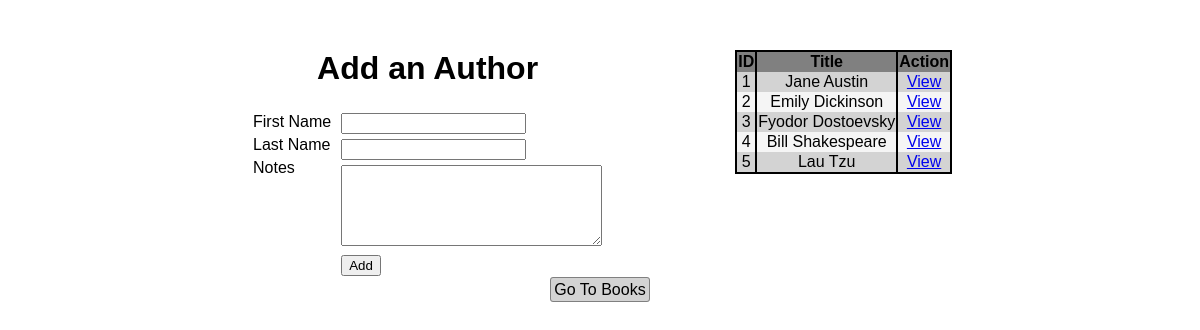
Before: /addAuthor with the older database file.
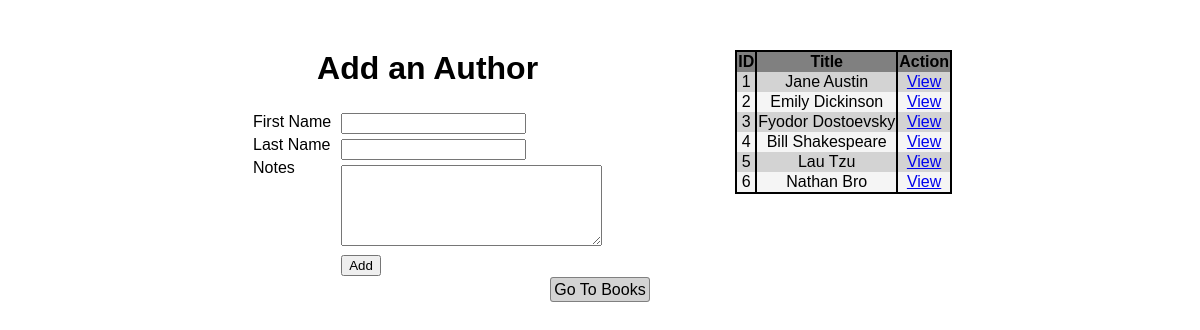
After: the same page with the newer database file.
### bookAuthorApp/models.py (models this page shows)
class authors(models.Model):
    firstName = models.CharField(max_length=45)
    lastName = models.CharField(max_length=45)
    books = models.ManyToManyField(books, related_name="author")
    notes = models.TextField()
    createdAt = models.DateTimeField(auto_now_add=True)
    updatedAt = models.DateTimeField(auto_now=True)

### bookAuthorApp/views.py (the view)
# urls.py: path('addAuthor', views.addAuthor),
def addAuthor(request):
    context = {
        "authors" : authors.objects.all()
    }
    return render(request, "addAuthor.html", context)

### bookAuthorApp/templates/addAuthor.html (shortened to what this page needs)
<!DOCTYPE html>
<html lang="en">
<head>
    {% load static %}
    <link rel="stylesheet" href="{% static 'style.css' %}">
</head>
<body>
    <div id="header">
        <div id="addAuthor">
            <h1>Add an Author</h1>
            <div class="content">
                <div class="column">
                    <p>First Name</p>
                    <p>Last Name</p>
                    <p>Notes</p>
                </div>
                <div class="column">
                    <form action="/authorAdd" method="post">
                        <p><input type="text" name="firstName"></p>
                        <p><input type="text" name="lastName"></p>
                        <p><textarea name="note" cols="30" rows="5"></textarea></p>
                        <p><button type="submit">Add</button></p>
                    </form>
                </div>
            </div>
        </div>
        <div>
            <table>
                <tr>
                    <th>ID</th>
                    <th>Title</th>
                    <th>Action</th>
                </tr>
                {% for author in authors %}
                <tr>
                    <td>{{author.id}}</td>
                    <td>{{author.firstName}} {{ author.lastName }}</td>
                    <td><a href="/authors/{{author.id}}">View</a></td>
                </tr>
                {% endfor %}
            </table>
        </div>
    </div>
    <a href="/" class="button">Go To Books</a>
</body>
</html>

Changed rows visible on the page:
added authors: id "6", firstName "Nathan", lastName "Bro"
